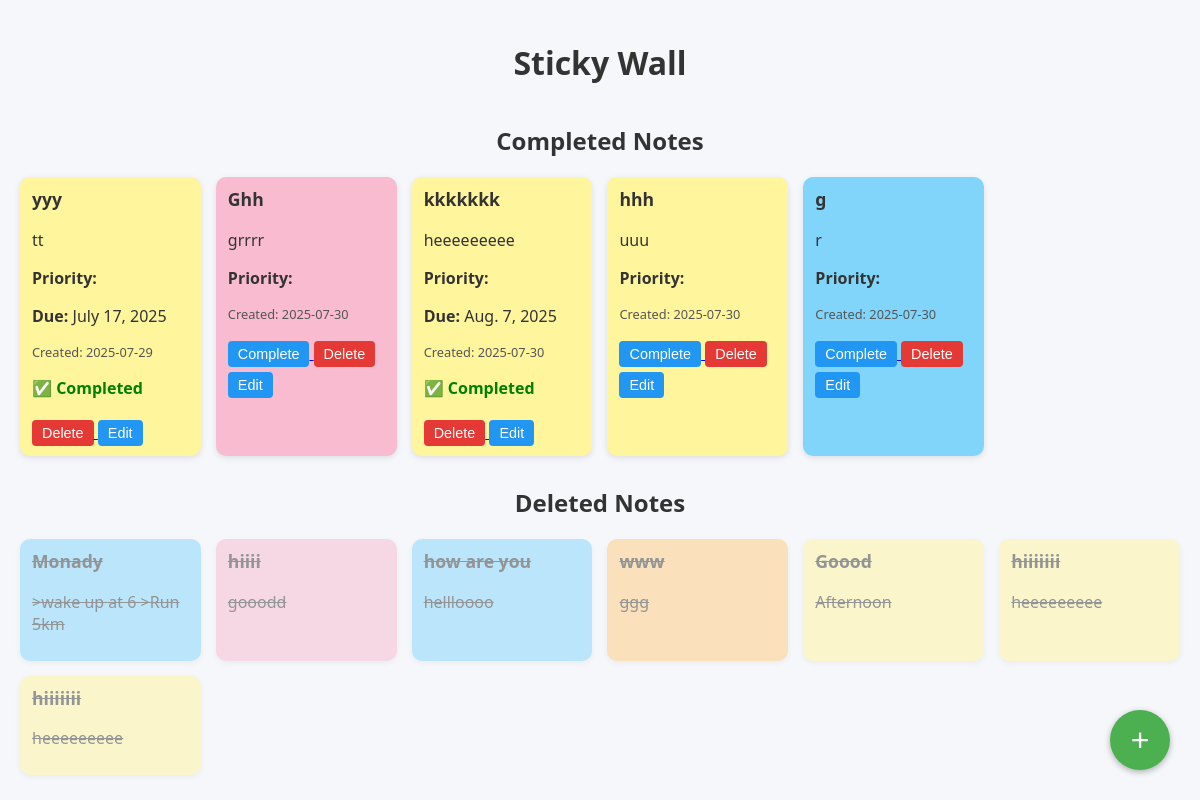
The page / on the database its author committed.
### wall/models.py (models this page shows, shortened)
class Note(models.Model):
    COLOR_CHOICES = [
        ('yellow', 'Yellow'),
        ('blue', 'Blue'),
        ('pink', 'Pink'),
        ('orange', 'Orange'),
    ]
    title = models.CharField(max_length=100)
    content = models.TextField()
    color = models.CharField(max_length=20, choices=COLOR_CHOICES, default='yellow')
    due_date = models.DateField(null=True, blank=True)
    completed = models.BooleanField(default=False)
    deleted = models.BooleanField(default=False)
    created_at = models.DateTimeField(auto_now_add=True)

### wall/views.py (the view)
# urls.py: path('', views.sticky_wall, name='sticky_wall'),  # Home page
def sticky_wall(request):
    notes = Note.objects.filter(deleted=False)
    deleted_notes = Note.objects.filter(deleted=True)
    form = NoteForm()
    if request.method == 'POST':
        form = NoteForm(request.POST)
        if form.is_valid():
            form.save()
            return redirect('sticky_wall')
    return render(request, 'wall/sticky_wall.html', {
        'notes': notes,
        'deleted_notes': deleted_notes,
        'form': form
    })

### wall/templates/wall/sticky_wall.html (shortened to what this page needs)
<!DOCTYPE html>
<html>
  <head>
  </head>
  <body>
    <h1>Sticky Wall</h1>
    <button id="showFormBtn">+</button>
    <h2>Completed Notes</h2>
    <div class="notes">
      {% for note in notes %}
      <div class="note {{ note.color }}">
        <h3>{{ note.title }}</h3>
        <p>{{ note.content }}</p>
        <p><strong>Priority:</strong> {{ note.priority|title }}</p>
        {% if note.due_date %}
        <p><strong>Due:</strong> {{ note.due_date }}</p>
        {% endif %}
        <p style="font-size: 0.8em; color: #555">
          Created: {{ note.created_at|date:"Y-m-d" }}
        </p>
        {% if not note.completed %}
        <a href="{% url 'complete_note' note.id %}">
          <button>Complete</button>
        </a>
        {% else %}
        <p class="completed-text">✅ Completed</p>
        {% endif %}
        <a href="{% url 'delete_note' note.id %}">
          <button class="delete-btn">Delete</button>
        </a>
        <a href="{% url 'edit_note' note.id %}">
    <button class="edit-btn">Edit</button>
</a>
      </div>
      {% endfor %}
    </div>
    <h2>Deleted Notes</h2>
    <div class="notes">
      {% for note in deleted_notes %}
      <div class="note {{ note.color }} deleted">
        <h3>{{ note.title }}</h3>
        <p>{{ note.content }}</p>
      </div>
      {% endfor %}
    </div>
  </body>
</html>

### wall/templates/wall/sticky_wall.html (style rules this page uses)
body { font-family: "Segoe UI", Tahoma, Geneva, Verdana, sans-serif; background: #f5f7fa; margin: 0; padding: 20px; color: #333; display: flex; flex-direction: column; align-items: center; }
h1 { margin-bottom: 10px; }
h2 { margin: 30px 0 10px; }
#showFormBtn { position: fixed; bottom: 30px; right: 30px; width: 60px; height: 60px; border-radius: 50%; font-size: 32px; color: white; background-color: #4caf50; border: none; cursor: pointer; box-shadow: 0 2px 6px rgba(0, 0, 0, 0.3); }
.notes { display: grid; grid-template-columns: repeat(auto-fill, minmax(180px, 1fr)); gap: 15px; width: 100%; max-width: 1200px; margin-top: 10px; }
.note { border-radius: 10px; padding: 10px 12px; box-shadow: 0 2px 6px rgba(0, 0, 0, 0.1); word-wrap: break-word; }
.note h3 { margin-top: 0; font-size: 1.1em; }
.yellow { background-color: #fff59d; }
.blue { background-color: #81d4fa; }
.pink { background-color: #f8bbd0; }
.orange { background-color: #ffcc80; }
.note button { margin-top: 5px; background-color: #2196f3; color: white; border: none; padding: 5px 10px; border-radius: 4px; cursor: pointer; font-size: 0.9em; }
.note button.delete-btn { background-color: #e53935; }
.note .completed-text { color: green; font-weight: bold; }
.deleted { opacity: 0.5; text-decoration: line-through; }
.edit-btn { background-color: #ff9800; color: white; border: none; padding: 5px 10px; border-radius: 4px; cursor: pointer; font-size: 0.9em; margin-top: 5px; }

### rows shown on the page
Note: title "yyy", content "tt", due_date "July 17, 2025", created_at "2025-07-29", completed "✅ Completed"
Note: title "Ghh", content "grrrr", created_at "2025-07-30", completed "Complete"
Note: title "kkkkkkk", content "heeeeeeeee", due_date "Aug. 7, 2025", created_at "2025-07-30", completed "✅ Completed"
Note: title "hhh", content "uuu", created_at "2025-07-30", completed "Complete"
Note: title "g", content "r", created_at "2025-07-30", completed "Complete"
Note: title "Monady", content ">wake up at 6 >Run 5km"
Note: title "hiiii", content "gooodd"
Note: title "how are you", content "hellloooo"
Note: title "www", content "ggg"
Note: title "Goood", content "Afternoon"
Note: title "hiiiiiii", content "heeeeeeeee"
Note: title "hiiiiiii", content "heeeeeeeee"
